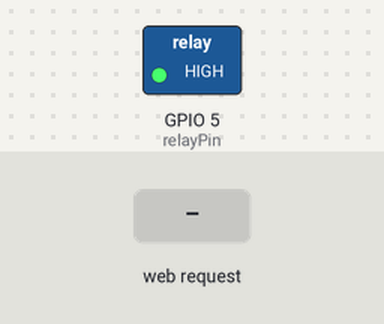
A sketch run on a simulated ESP8266 (NodeMCU). Shown: switched loads named in the sketch (green lamp = pin HIGH). The inputs (shaded band) are chosen by the test bench. WiFi joins after 1.5 s; servers stay silent unless stated; what the sketch prints to the serial monitor is not drawn.

Above: at 3.2 s.
3.3 s: HTTP request GET /on received
At 3.6 s:
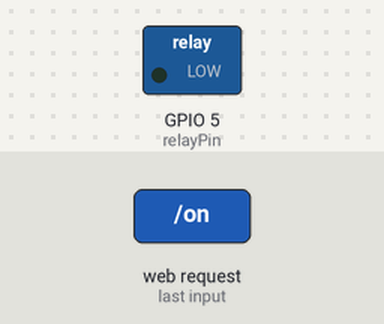
4.8 s: HTTP request GET /off received
At 5.9 s:
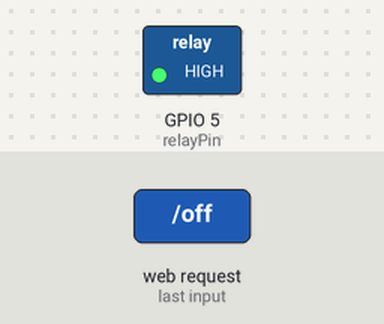
Timing chart, 0 to 7.8 s (numbered marks = the images above; inputs shaded):
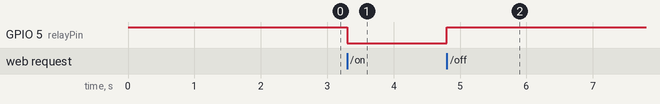

The sketch:

iotproject_4.ino
```cpp
#include <ESP8266WiFi.h>
#include <WiFiClient.h>
#include <ESP8266WebServer.h>

const char* ssid = "0987654321";
const char* password = "1234567890";

ESP8266WebServer server(80);

int relayPin = 5; // pin to connect the relay

void setup() {
  pinMode(relayPin, OUTPUT);
  digitalWrite(relayPin, HIGH);
  Serial.begin(115200);
  WiFi.begin(ssid, password);
  while (WiFi.status() != WL_CONNECTED) {
    delay(1000);
    Serial.println("Connecting to WiFi...");
  }
  Serial.println("Connected to WiFi");

  server.on("/", handleRoot);
  server.on("/on", handleOn);
  server.on("/off", handleOff);

  server.begin();
  Serial.println("Server started");
}

void loop() {
  server.handleClient();
}

void handleRoot() {
  String html = "<html><body>";
  html += "<h1>ESP8266 Oven Control</h1>";
  html += "<form method='get' action='/on'>";
  html += "<input type='submit' value='ON'>";
  html += "</form>";
  html += "<form method='get' action='/off'>";
  html += "<input type='submit' value='OFF'>";
  html += "</form>";
  html += "</body></html>";
  server.send(200, "text/html", html);
}

void handleOn() {

  digitalWrite(relayPin, LOW);
  String html = "<html><body>";
  html += "<h1>ESP8266 Oven Control</h1>";
  html += "<p>Oven is currently ON</p>";
  html += "<form method='get' action='/'>";
  html += "<input type='submit' value='Back to Main'>";
  html += "</form>";
  html += "</body></html>";
  server.send(200, "text/html", html);
}

void handleOff() {
  digitalWrite(relayPin, HIGH);
  String html = "<html><body>";
  html += "<h1>ESP8266 Oven Control</h1>";
  html += "<p>Oven is currently OFF</p>";
  html += "<form method='get' action='/'>";
  html += "<input type='submit' value='Back to Main'>";
  html += "</form>";
  html += "</body></html>";
  server.send(200, "text/html", html);
}
```

Measured:
- after the input at 3.3 s, GPIO 5 (relayPin): HIGH → LOW at once
- after the input at 4.8 s, GPIO 5 (relayPin): LOW → HIGH at once
